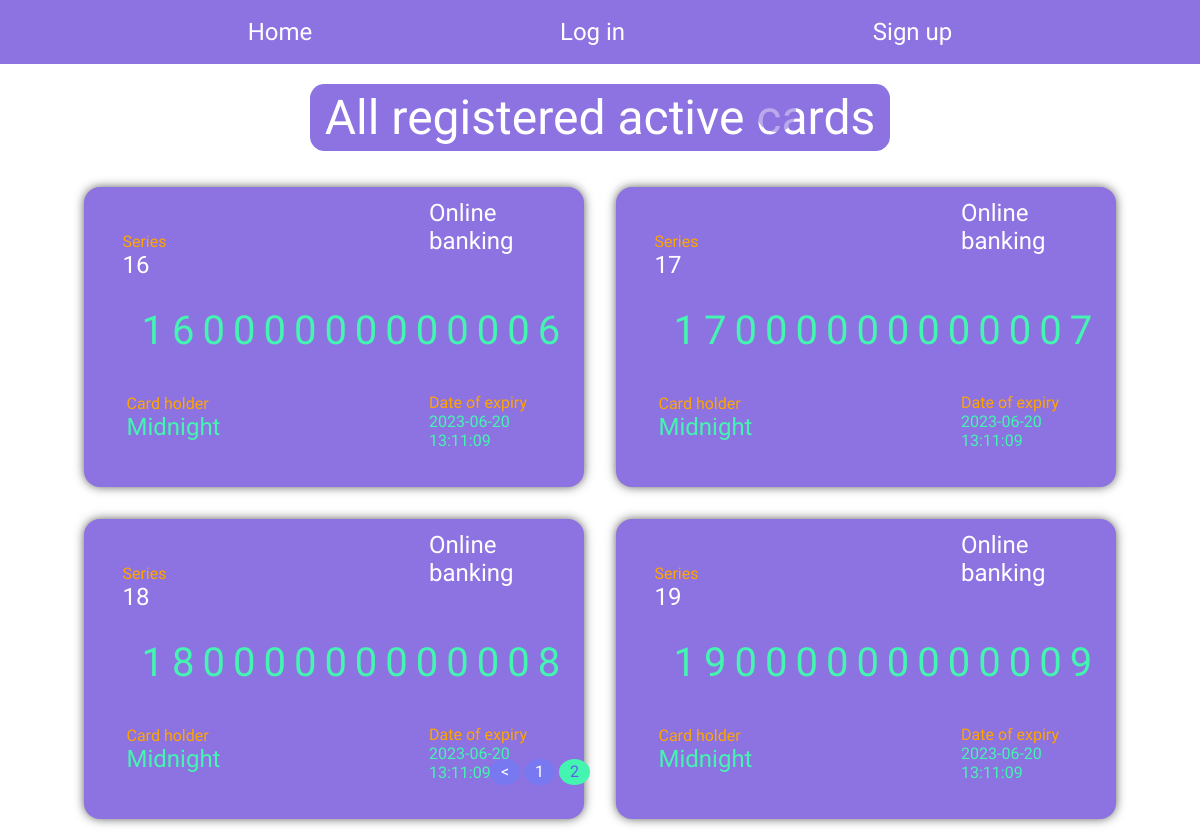
Page /?page=2 on the earlier database version.
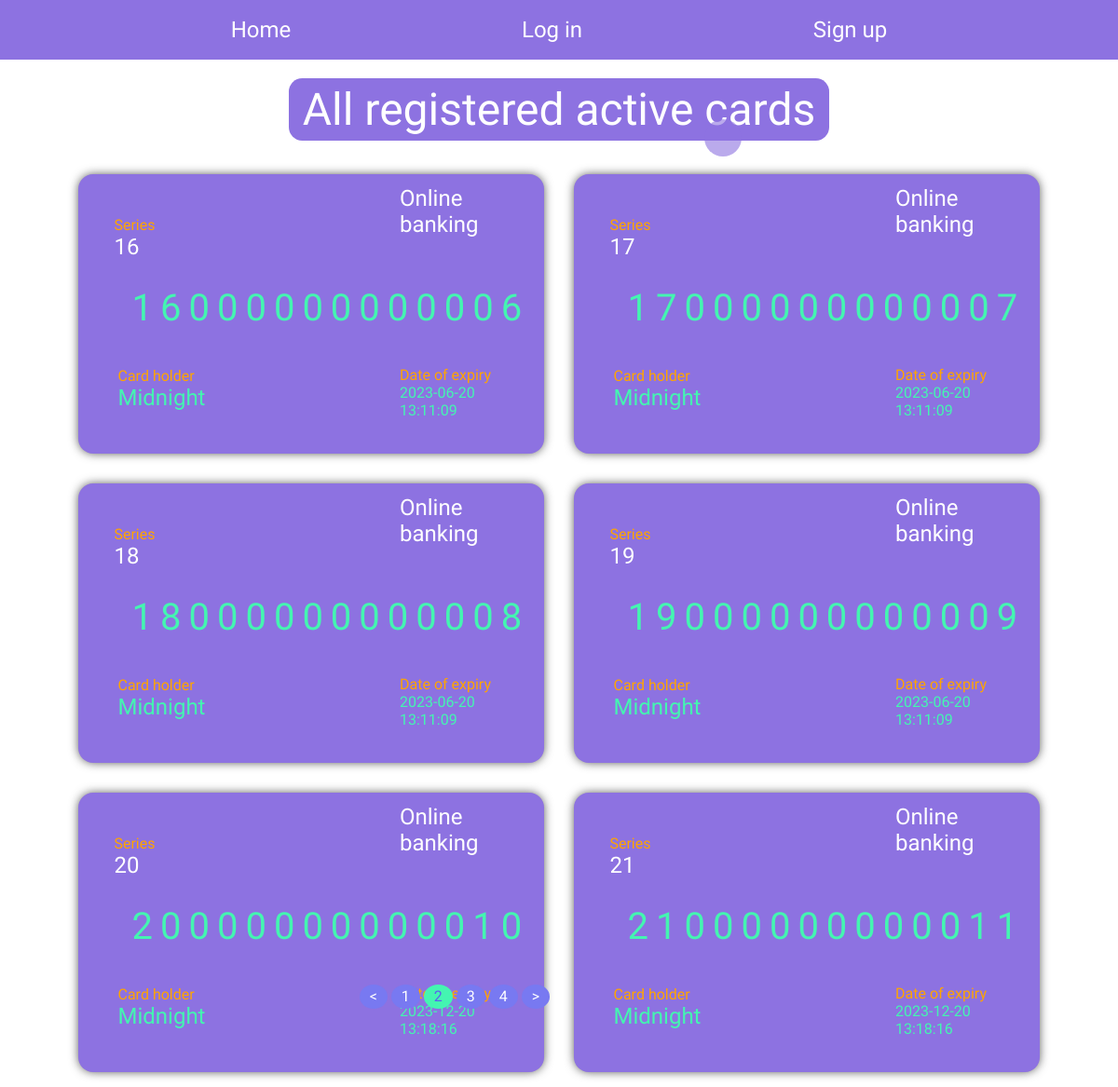
Same page on the later database version.
### card/models.py (models this page shows, shortened)
class Card(models.Model):
    class ExpirationCardDate(models.TextChoices):
        year = year_expiration_date(), f"{year_expiration_date()} (1 year)"
        halfyear = halfyear_expiration_date(), f"{halfyear_expiration_date()} (6 months)"
        default = default_expiration_date(), f"{default_expiration_date()} (30 days)"
    class StatusCard(models.TextChoices):
        non_active = 'Non active',
        active = 'Active',
        expired = 'Expired'
    series = models.IntegerField(unique=True,
                                 default=10,
                                 editable=False)
    number = models.BigIntegerField(unique=True,
                                    default=10000000000000,
                                    editable=False)
    release_date = models.DateTimeField(default=datetime.datetime.now(),
                                        editable=False)
    expiration_date = models.CharField(max_length=255,
                                       default=default_expiration_date,
                                       choices=ExpirationCardDate.choices)
    usage_date = models.DateTimeField(default=datetime.datetime.now(),
                                      editable=False)
    status = models.CharField(max_length=10,
                              default=StatusCard.choices[1][1],
                              choices=StatusCard.choices)
    holder = models.ForeignKey(User,
                               on_delete=models.CASCADE)
    num_instances = models.IntegerField('Number of cards',
                                        default=1,
                                        validators=[
                                            MaxValueValidator(20),
                                            MinValueValidator(1)
                                        ])
    def get_absolute_url(self):
        return reverse('profile', kwargs={'pk': self.pk})

### card/views.py (the view)
# urls.py: path('', IndexView.as_view(), name='index'),
class IndexView(ListView):
    model = Card
    template_name = 'pages/index.html'
    paginate_by = 6
    cards = Card.objects.filter(status='Active')
    for card in cards:
        card.check_expiration()
    def get_context_data(self, *args, **kwargs):
        context = super().get_context_data(**kwargs)
        p = Paginator(Card.objects.filter(status='Active'), self.paginate_by)
        context['cards'] = p.page(context['page_obj'].number)
        return context

### templates/pages/index.html (shortened to what this page needs)
{% extends 'base.html' %}
{% load static %}
{% block content %}
    <body class="container">
        <p class="page__title">All registered active cards</p>
        {% if cards %}
        <div class="search">
            <input type="search" id="search-field" class="search__input" placeholder="Enter a card data">
        </div>
        <div class="page">
            {% for card in cards %}
                <div class="card shadow">
                    <p class="card__brand">Online banking</p>
                    <div class="card__series">
                        <p class="series__title">Series</p>
                        <p class="series__number">{{ card.series }}</p>
                    </div>
                    <a href="{{ card.get_absolute_url }}" class="card__number">{{ card.number }}</a>
                    <div class="card__expiration-date">
                        <p class="date__title">Date of expiry</p>
                        <p class="date__value">{{ card.expiration_date }}</p>
                    </div>
                    <div class="card__holder">
                        <p class="holder__title">Card holder</p>
                        <a href="{{ card.get_absolute_url }}" class="holder__name">{{ card.holder }}</a>
                    </div>
                </div>
            {% endfor %}
        </div>
        {% include 'include/pagination.html' %}
        {% else %}
        <div class="no-cards">
            <p class="title__empty">There is no active cards</p>
            <a href="{% url 'generator' %}" class="btn">Register new</a>
        </div>
        {% endif %}
    </body>
{% endblock %}

### templates/base.html (shortened to what this page needs)
{% load static %}
<!DOCTYPE html>
<html lang="en">
<head>
    <link rel="stylesheet" href="{% static 'css/style.css' %}">
</head>
<body>
    {% block header %}
        {% include 'include/header.html' %}
    {% endblock %}
    {% block content %}
    {% endblock %}
</body>
</html>

### templates/include/header.html
<navbar>
  <a href="{% url 'index' %}" class="link">Home</a>
  {% if user.is_authenticated %}
    <a href="{% url 'generator' %}" class="link">Card generator</a>
    <a href="{% url 'logout' %}" class="link">Logout</a>
  {% else %}
    <a href="{% url 'login' %}" class="link">Log in</a>
    <a href="{% url 'signup' %}" class="link">Sign up</a>
  {% endif %}
</navbar>

### templates/include/pagination.html
<div class="pagination-section">
    {% if page_obj.has_previous %}
        <a href="?page={{ page_obj.previous_page_number }}" class="pagination-link"><</a>
    {% endif %}
    {% for page in page_obj.paginator.page_range %}
    {% if page_obj.number == page %}
        <a href="?page={{ page }}" class="pagination-link page-num-selected">{{ page }}</a>
    {% else %}
        <a href="?page={{ page }}" class="pagination-link">{{ page }}</a>
    {% endif %}
    {% endfor %}
    {% if page_obj.has_next %}
        <a href="?page={{ page_obj.next_page_number }}" class="pagination-link">></a>
    {% endif%}
</div>

### static/css/style.css (style rules this page uses)
* { box-sizing: border-box; font-size: 16px; margin: 0; padding: 0; font-family: 'Oswald', sans-serif; }
.container { display: flex; justify-content: center; align-items: center; flex-direction: column; }
navbar { width: 100%; height: 64px; background-color: #8D72E1; display: flex; align-items: center; justify-content: space-evenly; }
.page__title { font-size: 3em; margin: 20px 0px; background-color: #8D72E1; padding: 5px 15px; color: #fff; border-radius: 0.3em; }
.page { display: flex; justify-content: center; align-items: center; height: auto; width: 100%; flex-wrap: wrap; position: relative; }
.card { width: 500px; height: 300px; background-color: #8D72E1; border-radius: 1em; position: relative; margin: 1em; }
.card__brand { font-size: 1.5em; color: #fff; position: absolute; left: 69%; top: 4%; width: 140px; }
.card__series { position: absolute; right: 83.5%; top: 15%; }
.series__number { font-size: 1.5em; color: #fff; }
.series__title { color: orange; }
.card__number { font-size: 2.5em; letter-spacing: 0.2em; position: absolute; top: 40%; left: 11.5%; color: #44f5b1; text-decoration: none; transition: 0.5s; }
.card__expiration-date { color: #44f5b1; position: absolute; top: 68.5%; left: 69%; width: 130px; }
.date__title { color: orange; }
.card__holder { position: absolute; top: 69%; right: 40.5%; width: 255px; }
.holder__title { color: orange; }
.holder__name { font-size: 1.5em; color: #44f5b1; text-decoration: none; transition: 0.5s; }
.link { color: #fff; font-size: 1.5em; text-decoration: none; }
.shadow { -webkit-box-shadow: 0px 0px 11px -1px rgba(0,0,0,0.75); -moz-box-shadow: 0px 0px 11px -1px rgba(0,0,0,0.75); box-shadow: 0px 0px 11px -1px rgba(0,0,0,0.75); }
.search { position: absolute; left: 63%; top: 11%; }
.search__input { width: 40px; height: 40px; border-radius: 5em; border: none; transition: 0.5s; background-image: url('https://icons.iconarchive.com/icons/icons8/windows-8/256/Very-Basic-Search-icon.png'); object-fit: cover; background-position: center; background-size: 25px; opacity: 0.6; background-repeat: no-repeat; background-color: #8D72E1; color: #fff; }
.search__input::placeholder { opacity: 0; }
.pagination-section { position: absolute; margin: 10px; top: 90%; right: 50%; }
.pagination-link { background-color: #7879F1; color: #fff; padding: 3px 11px 4px 11px; border-radius: 50%; text-decoration: none; }
.page-num-selected { background-color: #44f5b1; color: #5D5FEF; }

Differences in the rows shown:
added Card: series "20", number "20000000000010", expiration_date "2023-12-20 13:18:16", holder "Midnight"
added Card: series "21", number "21000000000011", expiration_date "2023-12-20 13:18:16", holder "Midnight"
Other differences:
new list line: "3"
new list line: "4"
